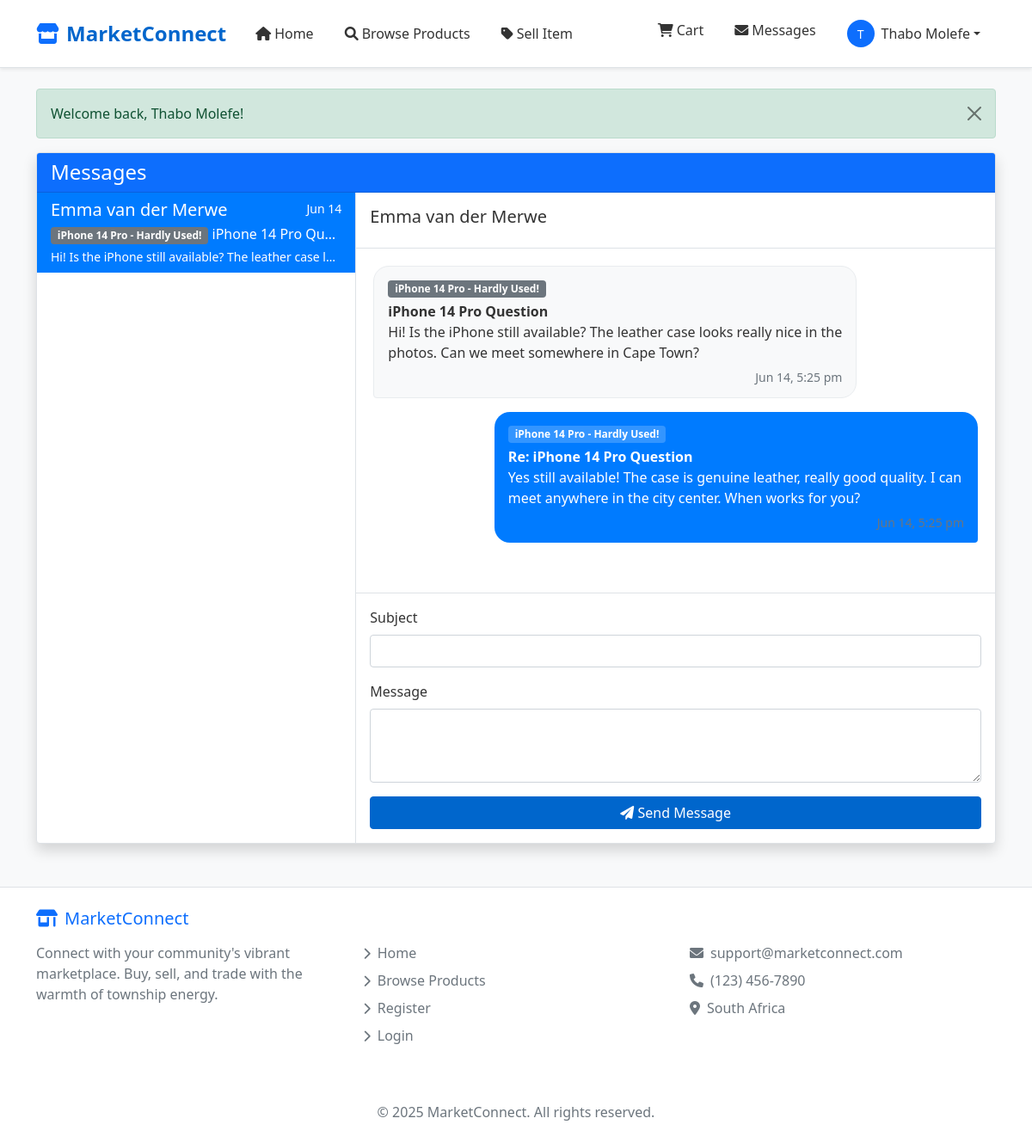
Page /pages/messages.php?user=4 (signed in) on the committed database.
### tables this page shows
CREATE TABLE messages (
    id INT AUTO_INCREMENT PRIMARY KEY,
    sender_id INT NOT NULL,
    receiver_id INT NOT NULL,
    product_id INT NULL,  
    subject VARCHAR(255),
    message TEXT NOT NULL,
    read_status TINYINT(1) DEFAULT 0,
    created_at DATETIME DEFAULT CURRENT_TIMESTAMP,
    FOREIGN KEY (sender_id) REFERENCES users(id) ON DELETE CASCADE,
    FOREIGN KEY (receiver_id) REFERENCES users(id) ON DELETE CASCADE,
    FOREIGN KEY (product_id) REFERENCES products(id) ON DELETE SET NULL,
    INDEX idx_sender (sender_id),
    INDEX idx_receiver (receiver_id),
    INDEX idx_product (product_id),
    INDEX idx_read (read_status)
);

CREATE TABLE products (
    id INT AUTO_INCREMENT PRIMARY KEY,
    title VARCHAR(255) NOT NULL,
    description TEXT NOT NULL,
    price DECIMAL(10,2) NOT NULL,
    negotiable TINYINT(1) DEFAULT 0,
    condition_status ENUM('new','like_new','good','fair','poor') DEFAULT 'good',
    category_id INT NOT NULL,
    seller_id INT NOT NULL,
    location VARCHAR(255),  
    stock INT NOT NULL DEFAULT 1,
    status ENUM('pending','approved','rejected') DEFAULT 'pending',
    featured TINYINT(1) NOT NULL DEFAULT 0,
    views INT DEFAULT 0,
    image VARCHAR(255),
    created_at DATETIME DEFAULT CURRENT_TIMESTAMP,
    updated_at DATETIME DEFAULT CURRENT_TIMESTAMP ON UPDATE CURRENT_TIMESTAMP,
    FOREIGN KEY (category_id) REFERENCES categories(id) ON DELETE CASCADE,
    FOREIGN KEY (seller_id) REFERENCES users(id) ON DELETE CASCADE,
    INDEX idx_seller (seller_id),
    INDEX idx_category (category_id),
    INDEX idx_status (status),
    INDEX idx_featured (featured),
    INDEX idx_price (price)
);

CREATE TABLE users (
    id INT AUTO_INCREMENT PRIMARY KEY,
    name VARCHAR(100) NOT NULL,
    email VARCHAR(100) NOT NULL UNIQUE,
    password VARCHAR(255) NOT NULL,
    phone VARCHAR(20),
    role TINYINT NOT NULL DEFAULT 1 COMMENT '1=Regular User, 3=Admin',
    status ENUM('active','inactive') DEFAULT 'active',
    profile_picture VARCHAR(255),
     
    location VARCHAR(255),
    created_at DATETIME DEFAULT CURRENT_TIMESTAMP,
    INDEX idx_email (email),
    INDEX idx_role (role),
    INDEX idx_status (status)
);

### pages/messages.php (the view, shortened to what this page needs)
<?php
require_once '../includes/db_connect.php';
$user_id = $_SESSION['user_id'];
$current_conversation = null;
$other_user = null;
$messages = [];
$errors = [];
$conversations_query = "SELECT
                            m.*,
                            CASE
                                WHEN m.sender_id = ? THEN m.receiver_id
                                ELSE m.sender_id
                            END as other_user_id,
                            CASE
                                WHEN m.sender_id = ? THEN r.name
                                ELSE s.name
                            END as other_user_name,
                            p.title as product_title,
                            p.id as product_id
                        FROM messages m
                        JOIN users s ON m.sender_id = s.id
                        JOIN users r ON m.receiver_id = r.id
                        LEFT JOIN products p ON m.product_id = p.id
                        WHERE m.sender_id = ? OR m.receiver_id = ?
                        ORDER BY m.created_at DESC";
$stmt = mysqli_prepare($conn, $conversations_query);
mysqli_stmt_bind_param($stmt, "iiii", $user_id, $user_id, $user_id, $user_id);
mysqli_stmt_execute($stmt);
$conversations_result = mysqli_stmt_get_result($stmt);
$grouped_conversations = [];
while ($row = mysqli_fetch_assoc($conversations_result)) {
    $other_user_id = $row['other_user_id'];
    if (!isset($grouped_conversations[$other_user_id])) {
        $grouped_conversations[$other_user_id] = [
            'user_id' => $other_user_id,
            'user_name' => $row['other_user_name'],
            'last_message' => $row,
            'unread_count' => 0
        ];
    }
}
$compose_mode = isset($_GET['compose']) && $_GET['compose'] == '1';
$compose_seller_id = isset($_GET['seller_id']) ? (int)$_GET['seller_id'] : null;
$compose_product_id = isset($_GET['product_id']) ? (int)$_GET['product_id'] : null;
$compose_product = null;
if ($compose_mode && $compose_seller_id) {
    $seller_query = "SELECT id, name, email FROM users WHERE id = ?";
    $stmt = mysqli_prepare($conn, $seller_query);
    mysqli_stmt_bind_param($stmt, "i", $compose_seller_id);
    mysqli_stmt_execute($stmt);
    $seller_result = mysqli_stmt_get_result($stmt);
    if (mysqli_num_rows($seller_result) > 0) {
        $other_user = mysqli_fetch_assoc($seller_result);
        $current_conversation = $compose_seller_id;
        if ($compose_product_id) {
            $product_query = "SELECT id, title FROM products WHERE id = ?";
            $stmt = mysqli_prepare($conn, $product_query);
            mysqli_stmt_bind_param($stmt, "i", $compose_product_id);
            mysqli_stmt_execute($stmt);
            $product_result = mysqli_stmt_get_result($stmt);
            if (mysqli_num_rows($product_result) > 0) {
                $compose_product = mysqli_fetch_assoc($product_result);
            }
        }
        $messages_query = "SELECT m.*,
                              s.name as sender_name,
                              r.name as receiver_name,
                              p.title as product_title,
                              p.id as product_id
                          FROM messages m
                          JOIN users s ON m.sender_id = s.id
                          JOIN users r ON m.receiver_id = r.id
                          LEFT JOIN products p ON m.product_id = p.id
                          WHERE (m.sender_id = ? AND m.receiver_id = ?)
                             OR (m.sender_id = ? AND m.receiver_id = ?)
                          ORDER BY m.created_at ASC";
        $stmt = mysqli_prepare($conn, $messages_query);
        mysqli_stmt_bind_param($stmt, "iiii", $user_id, $compose_seller_id, $compose_seller_id, $user_id);
        mysqli_stmt_execute($stmt);
        $messages_result = mysqli_stmt_get_result($stmt);
        while ($message = mysqli_fetch_assoc($messages_result)) {
            $messages[] = $message;
            if ($message['receiver_id'] == $user_id && $message['read_status'] == 0) {
                $update_query = "UPDATE messages SET read_status = 1 WHERE id = ?";
                $update_stmt = mysqli_prepare($conn, $update_query);
                mysqli_stmt_bind_param($update_stmt, "i", $message['id']);
                mysqli_stmt_execute($update_stmt);
            }
        }
    }
}
elseif (isset($_GET['user']) && !empty($_GET['user'])) {
    $other_user_id = (int)$_GET['user'];
    $user_query = "SELECT id, name, email FROM users WHERE id = ?";
    $stmt = mysqli_prepare($conn, $user_query);
    mysqli_stmt_bind_param($stmt, "i", $other_user_id);
    mysqli_stmt_execute($stmt);
    $user_result = mysqli_stmt_get_result($stmt);
    if (mysqli_num_rows($user_result) > 0) {
        $other_user = mysqli_fetch_assoc($user_result);
        $current_conversation = $other_user_id;
        $messages_query = "SELECT m.*,
                              s.name as sender_name,
                              r.name as receiver_name,
                              p.title as product_title,
                              p.id as product_id
                          FROM messages m
                          JOIN users s ON m.sender_id = s.id
                          JOIN users r ON m.receiver_id = r.id
                          LEFT JOIN products p ON m.product_id = p.id
                          WHERE (m.sender_id = ? AND m.receiver_id = ?)
                             OR (m.sender_id = ? AND m.receiver_id = ?)
                          ORDER BY m.created_at ASC";
        $stmt = mysqli_prepare($conn, $messages_query);
        mysqli_stmt_bind_param($stmt, "iiii", $user_id, $other_user_id, $other_user_id, $user_id);
        mysqli_stmt_execute($stmt);
        $messages_result = mysqli_stmt_get_result($stmt);
        while ($message = mysqli_fetch_assoc($messages_result)) {
            $messages[] = $message;
        }
    }
}
include_once '../includes/header.php';
?>
<div class="row">
    <div class="col-md-12">
        <div class="card shadow">
            <div class="card-header bg-primary text-white">
                <h4 class="mb-0">Messages</h4>
            </div>
            <div class="card-body p-0">
                <div class="row g-0">
                    <div class="col-md-4 border-end">
                        <div class="list-group list-group-flush">
                            <?php if (empty($grouped_conversations)): ?>
                                <div class="text-center p-4">
                                    <i class="fas fa-envelope-open fa-3x text-muted mb-3"></i>
                                    <p>No messages yet</p>
                                </div>
                            <?php else: ?>
                                <?php foreach ($grouped_conversations as $conversation): ?>
                                    <a href="?user=<?php echo $conversation['user_id']; ?>"
                                       class="list-group-item list-group-item-action <?php echo $current_conversation == $conversation['user_id'] ? 'active' : ''; ?>">
                                        <div class="d-flex w-100 justify-content-between">
                                            <h5 class="mb-1"><?php echo htmlspecialchars($conversation['user_name']); ?></h5>
                                            <small><?php echo date('M d', strtotime($conversation['last_message']['created_at'])); ?></small>
                                        </div>
                                        <p class="mb-1 text-truncate">
                                            <?php if ($conversation['last_message']['product_id']): ?>
                                                <span class="badge bg-secondary">
                                                    <?php echo htmlspecialchars($conversation['last_message']['product_title']); ?>
                                                </span>
                                            <?php endif; ?>
                                            <?php if (isset($conversation['last_message']['subject'])): ?>
                                                <?php echo htmlspecialchars($conversation['last_message']['subject']); ?>
                                            <?php endif; ?>
                                        </p>
                                        <small class="text-truncate d-block">
                                            <?php echo htmlspecialchars($conversation['last_message']['message']); ?>
                                        </small>
                                    </a>
                                <?php endforeach; ?>
                            <?php endif; ?>
                        </div>
                    </div>
                    <div class="col-md-8">
                        <?php if ($current_conversation): ?>
                            <div class="p-3 border-bottom">
                                <h5><?php echo htmlspecialchars($other_user['name']); ?></h5>
                            </div>
                            <div class="message-container">
                                <?php foreach ($messages as $message): ?>
                                    <div class="mb-3">
                                        <div class="message-bubble <?php echo $message['sender_id'] == $user_id ? 'message-sent' : 'message-received'; ?>">
                            <?php if ($message['product_id']): ?>
                                <div class="mb-1">
                                    <span class="badge bg-secondary">
                                        <?php echo htmlspecialchars($message['product_title']); ?>
                                    </span>
                                </div>
                            <?php endif; ?>
                                            <?php if (isset($message['subject'])): ?>
                                                <div class="fw-bold"><?php echo htmlspecialchars($message['subject']); ?></div>
                                            <?php endif; ?>
                                            <div><?php echo nl2br(htmlspecialchars($message['message'])); ?></div>
                                            <div class="text-end mt-1">
                                                <small class="text-muted">
                                                    <?php echo date('M d, g:i a', strtotime($message['created_at'])); ?>
                                                </small>
                                            </div>
                                        </div>
                                    </div>
                                <?php endforeach; ?>
                            </div>
                            <div class="p-3 border-top">
                                <form method="POST" action="<?php echo htmlspecialchars($_SERVER['PHP_SELF'] . '?user=' . $other_user['id']); ?>">
                                    <div class="mb-3">
                                        <label for="subject" class="form-label">Subject</label>
                                        <input type="text" class="form-control <?php echo isset($errors['subject']) ? 'is-invalid' : ''; ?>"
                                               id="subject" name="subject"
                                               value="<?php echo $compose_mode && $compose_product ? 'Inquiry about: ' . htmlspecialchars($compose_product['title']) : ''; ?>"
                                               required>
                                    </div>
                                    <div class="mb-3">
                                        <label for="message" class="form-label">Message</label>
                                        <textarea class="form-control <?php echo isset($errors['message']) ? 'is-invalid' : ''; ?>"
                                                  id="message" name="message" rows="3" required><?php
                                                  ?></textarea>
                                    </div>
                                    <div class="d-grid">
                                        <button type="submit" name="send_message" class="btn btn-primary">
                                            <i class="fas fa-paper-plane"></i> Send Message
                                        </button>
                                    </div>
                                </form>
                            </div>
                        <?php endif; ?>
                    </div>
                </div>
            </div>
        </div>
    </div>
</div>
<?php include_once '../includes/footer.php'; ?>

### assets/css/style.css (style rules this page uses)
:root { --primary-color: #0066cc; --success-color: #28a745; --danger-color: #dc3545; --gray-color: #6c757d; }
body { font-family: 'Segoe UI', Tahoma, Geneva, Verdana, sans-serif; background-color: #f8f9fa; color: #333; }
.card { border: 1px solid #dee2e6; transition: transform 0.2s, box-shadow 0.2s; }
.btn-primary { background-color: var(--primary-color); border-color: var(--primary-color); }

### pages/messages.php (style rules this page uses)
.message-bubble { padding: 12px 16px; border-radius: 18px; margin-bottom: 8px; max-width: 80%; word-wrap: break-word; }
.message-sent { background-color: #007bff; color: white; margin-left: auto; border-bottom-right-radius: 4px; }
.message-received { background-color: #f8f9fa; color: #333; margin-right: auto; border-bottom-left-radius: 4px; border: 1px solid #e9ecef; }
.message-sent .badge { background-color: rgba(255,255,255,0.2) !important; }
.list-group-item.active { background-color: #007bff; border-color: #007bff; }
.message-container { height: 400px; overflow-y: auto; padding: 20px; }

### rows in the picture
messages: user_name "Emma van der Merwe", created_at "Jun 14", product.title "iPhone 14 Pro - Hardly Used!", subject "iPhone 14 Pro Qu…", message "Hi! Is the iPhone still available? The leather case l…", subject "iPhone 14 Pro Question", message "Hi! Is the iPhone still available? The leather case looks really nice in the photos. Can we meet somewhere in Cape Town?", created_at "Jun 14, 5:25 pm"
users: name "Emma van der Merwe"
messages: product.title "iPhone 14 Pro - Hardly Used!", subject "Re: iPhone 14 Pro Question", message "Yes still available! The case is genuine leather, really good quality. I can meet anywhere in the city center. When works for you?"

### other values in the picture
substr($_SESSION['user_name'], 0, 1) "T"
$_SESSION['user_name'] "Thabo Molefe"
$_SESSION['message'] "Welcome back, Thabo Molefe!"
